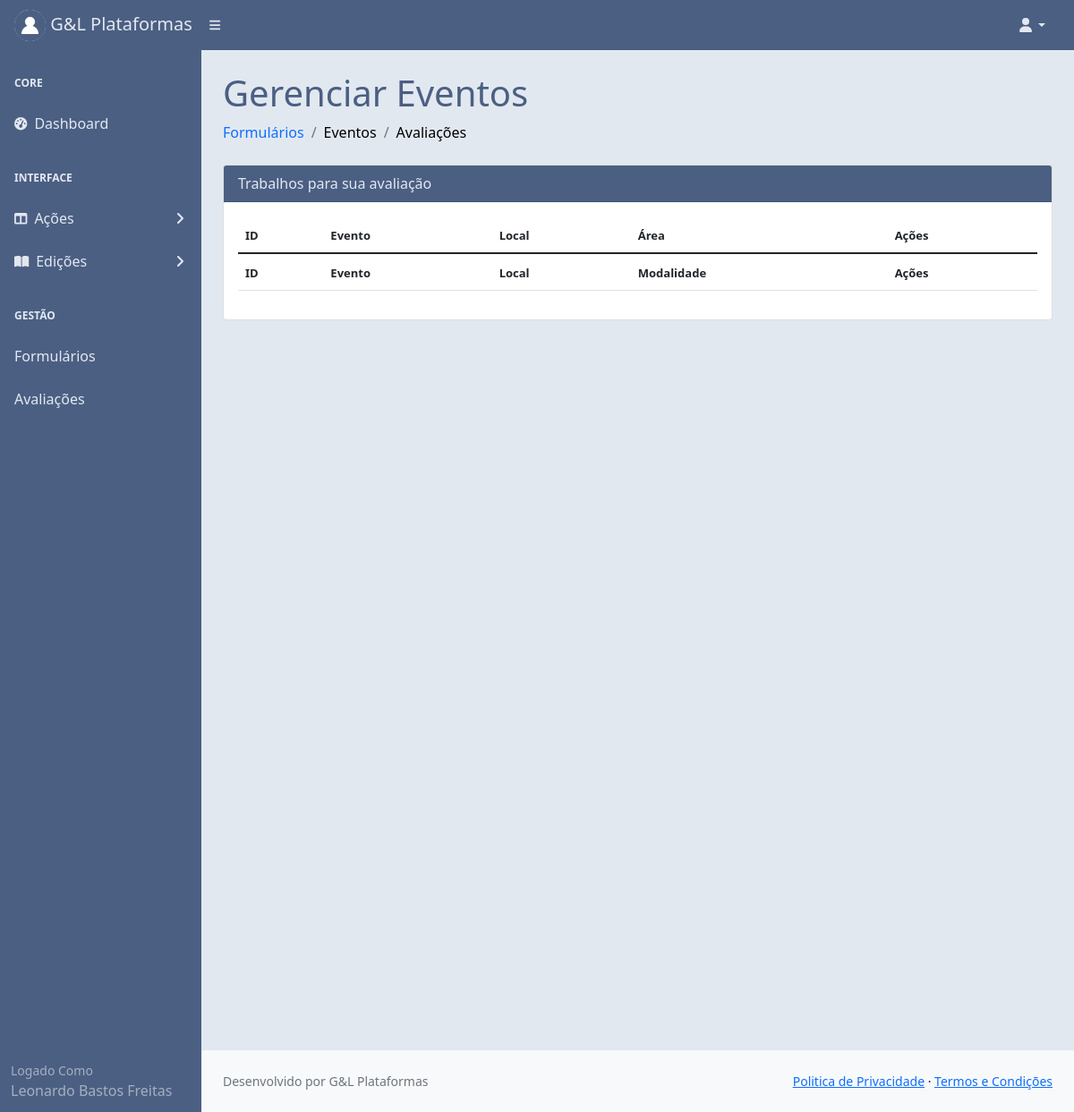
/avaliartrabalho/ (signed in), run on an earlier commit of the app's database.
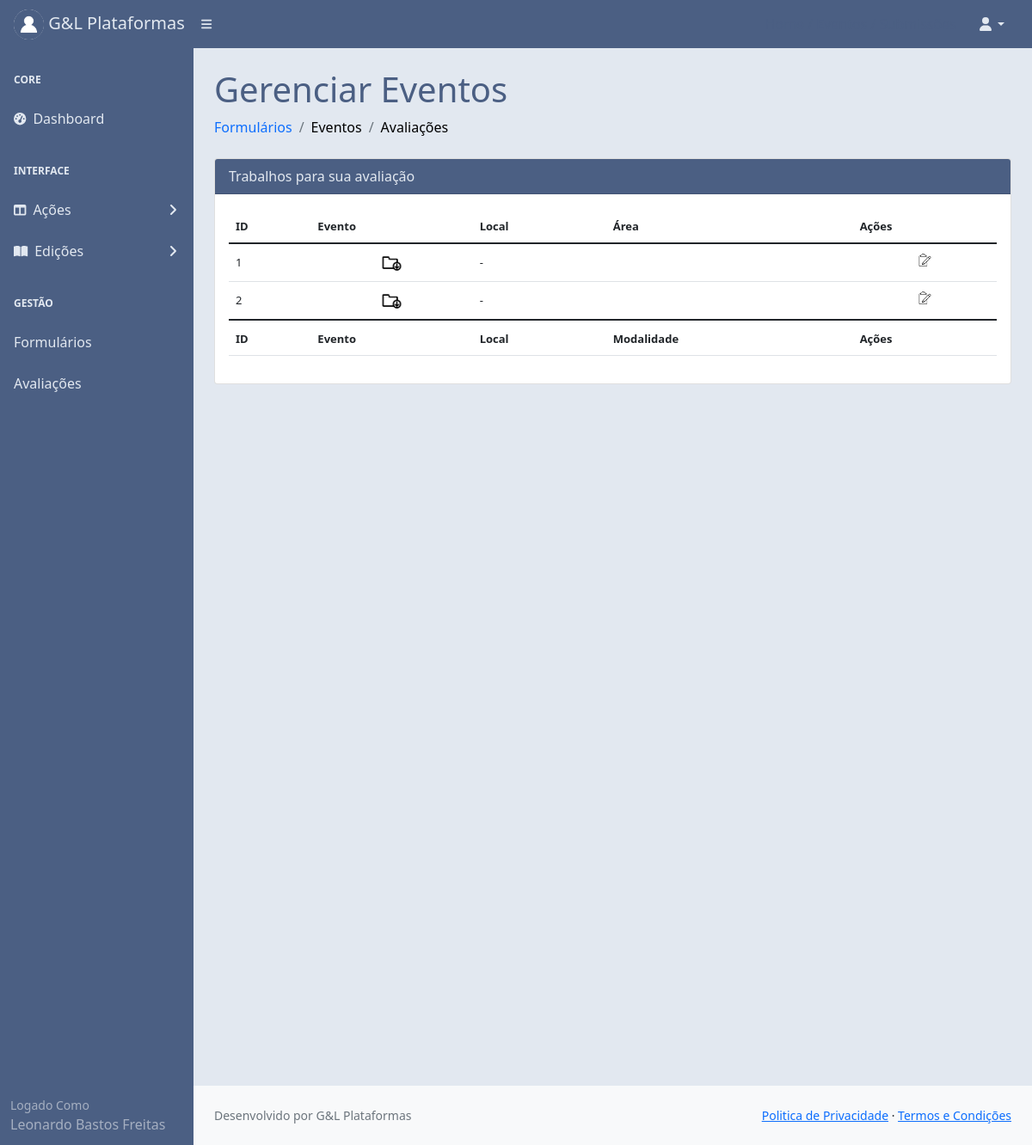
And on a later commit of the database.
### core/models.py (models this page shows, shortened)
class Usuariocd(models.Model):
    cpf = models.CharField(max_length=11)
    nome = models.CharField(max_length=300)
    cep = models.CharField(max_length=8)
    nascimento = models.DateField()
    email = models.EmailField()
    endereco = models.CharField(max_length=500)
    cidade = models.CharField(max_length=150)
    bairro = models.CharField(max_length=150)
    pais = models.CharField(max_length=150)
    instituicao = models.CharField(max_length=150)
    cmp = models.CharField(max_length=3)
    categ = models.CharField(max_length=150)
    cinfo = models.CharField(max_length=3)
    gestor_plataforma = models.CharField(max_length=3)
    autor = models.CharField(max_length=3)
    avaliador = models.CharField(max_length=3)
    lider = models.CharField(max_length=3)
    id_usuario = models.BigIntegerField()
    contato = models.BigIntegerField(null=True)
    perfil = models.FileField(upload_to='')

class Submissao(models.Model):
    data = models.DateTimeField(auto_now=True)
    trabalho = models.FileField(null=True, upload_to='')
    id_evento = models.BigIntegerField()
    sessao = models.BigIntegerField()
    id_usuario = models.BigIntegerField()
    status = models.CharField(max_length=30)
    av1 = models.CharField(max_length=30)
    av2 = models.CharField(max_length=30)
    av3 = models.CharField(max_length=30, null=True)
    data_av1 = models.DateTimeField(null=True)
    data_av2 = models.DateTimeField(null=True)
    data_av3 = models.DateTimeField(null=True)

### core/views.py (the view)
# urls.py: path('avaliartrabalho/', views.avaliartrabalho),
@login_required(login_url='/login/')
def avaliartrabalho(request):
    meuid = User.objects.filter(username=request.user)
    for m in meuid:
        mid = m.id
    usuarios = Usuariocd.objects.filter(id_usuario=mid)
    eventos = Evento.objects.filter(status='andamento')
    sessao = Sessoes.objects.all()
    formulario = Formulario.objects.all()
    avaliacao = Submissao.objects.filter(av1=mid)
    avaliacao2 = Submissao.objects.filter(av2=mid)
    avaliacao3 = Submissao.objects.filter(av3=mid)
    dados = {'eventos': eventos,
             'usuarios': usuarios,
             'sessao': sessao,
             'formulario': formulario,
             'avaliacao':avaliacao,
             'avaliacao2':avaliacao2,
             'avaliacao3':avaliacao3}
    return render(request,'avaliartrabalho.html',dados)

### templates/avaliartrabalho.html (shortened to what the changed rows need)
{% extends 'base.html' %}
{% load static %}
{% block content %}
<div id="layoutSidenav_content" style="background:#e2e8f0;">
                <main>
                    <div class="container-fluid px-4">
                        <h1 class="mt-4" style="color:#4B5F83;">Gerenciar Eventos</h1>
                                <p class="mb-0">
                                  <div class="card">
                                <div class="card-body">
                                  <table class="table" id="datatablesSimple">
                                    <thead>
                                        <tr>
                                             <th><font size="2px">ID</font></th>
                                            <th><font size="2px">Evento</font></th>
                                            <th><font size="2px">Local</font></th>
                                            <th><font size="2px">Área</font></th>
                                            <th><font size="2px">Ações</font></th>
                                        </tr>
                                    </thead>
                                    <tfoot>
                                        <tr>
                                            <th><font size="2px">ID</font></th>
                                            <th><font size="2px">Evento</font></th>
                                            <th><font size="2px">Local</font></th>
                                            <th><font size="2px">Modalidade</font></th>
                                            <th><font size="2px">Ações</font></th>
                                        </tr>
                                    </tfoot>
                                    <tbody>
                                            {% for avaliacao in avaliacao %}
                                                                                 <tr>
                                             <td><font size="2px">{{avaliacao.id}}</font></td>
                                            <td align="center"><font size="2px">
                                                <a href="/media/{{avaliacao.trabalho}}"
                                                style="text-decoration:none;"
                                                target="_blank" rel="noopener noreferrer">
                                                    <img height="25" width="25"
                                                            src={% static "assets/baixar.png" %}>
                                                </a>
                                            </font></td>
                                            <td><font size="2px">{{eventos.cidade}}-{{eventos.estado}} </font></td>
                                            <td><font size="2px">{{eventos.modalidade}}</font></td>
                                            <td><font size="2px">
                                                <div align="center">
                                                    <a type="button" href="/pontuartrabalho/?id={{avaliacao.id}}">
                                                    <img src={% static "assets/editartrabalho.png" %}
                                                         width="15" height="15" />
                                                    </a>
                                                </div>
                                            </font></td>
                                        </tr>
                                                {% endfor %}
                                    </tbody>
                                </table>
                                </div>
                        </div>
                                </p>
                    </div>
                </main>
            </div>
{% endblock %}

### templates/base.html (shortened to what the changed rows need)
{% load static %}
<!DOCTYPE html>
<html lang="pt-br">
    <head>
        <link href={% static "css/styles.css" %} rel="stylesheet" />
    </head>
    <body>
        <nav class="sb-topnav navbar navbar-expand navbar-dark" style="background:#4B5F83;">
            <a class="navbar-brand ps-3" href="#" style="color:#e2e8f0;">
                {% for usuarios in usuarios %}
                <img src="/media/{{usuarios.perfil}}"
                     alt="Admin"
                     class="rounded-circle"
                     width="35" height="35"> G&L Plataformas
                {% endfor %}
            </a>
            <button class="btn btn-link btn-sm order-1 order-lg-0 me-4 me-lg-0" id="sidebarToggle" href="#!"><i class="fas fa-bars" style="color:#e2e8f0;"></i></button>
            <form class="d-none d-md-inline-block form-inline ms-auto me-0 me-md-3 my-2 my-md-0">
                <a href="#" style="text-decoration:none; color:#4B5F83;">
                </a>
                <a href="#" style="text-decoration:none; color:#4B5F83;">
                </a>
                <a href="/submissoes/" style="text-decoration:none; color:#4B5F83;">
                </a>
            </form>
            <ul class="navbar-nav ms-auto ms-md-0 me-3 me-lg-4">
                <li class="nav-item dropdown">
                </li>
            </ul>
        </nav>
        <div id="layoutSidenav">
            <div id="layoutSidenav_nav" >
                <nav class="sb-sidenav accordion sb-sidenav-dark" id="sidenavAccordion" >
                    <div class="sb-sidenav-menu" style="background:#4B5F83;">
                        <div class="nav">
                        </div>
                    </div>
                    <div class="sb-sidenav-footer" style="background:#4B5F83;">
                        <div class="small" >Logado Como</div>
                        {% for usuarios in usuarios %}
                        {{usuarios.nome}}
                        {% endfor %}
                    </div>
                </nav>
            </div>
{% block content %}{% endblock %}
    </body>
</html>

What changed in the data, as far as the page shows it:
now on this page (row edited): Submissao: id "1"
now on this page (row edited): Submissao: id "2"
